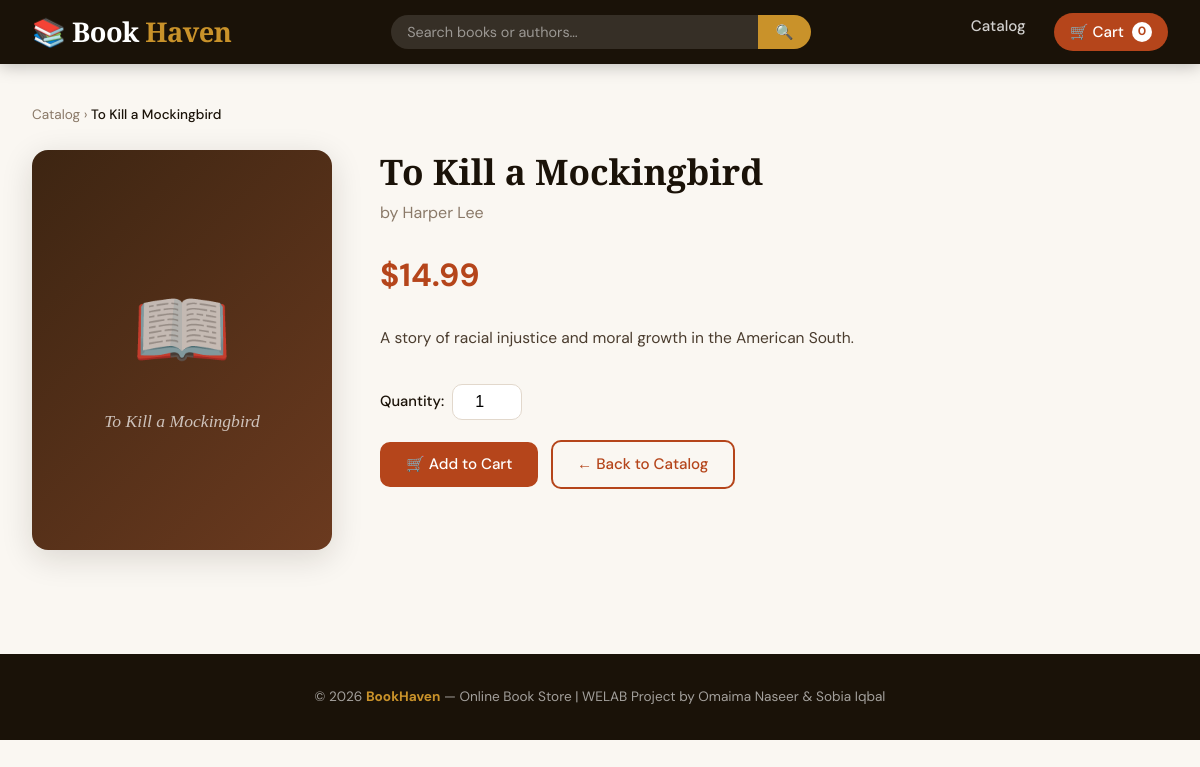
The page /book.php?id=2 on the database its author committed.
### tables this page shows
CREATE TABLE IF NOT EXISTS books (
    id         INT            NOT NULL AUTO_INCREMENT,
    title      VARCHAR(255)   NOT NULL,
    author     VARCHAR(150)   NOT NULL,
    price      DECIMAL(8,2)   NOT NULL CHECK (price > 0),
    image      VARCHAR(255)   DEFAULT NULL,
    description TEXT          DEFAULT NULL,
    created_at TIMESTAMP      NOT NULL DEFAULT CURRENT_TIMESTAMP,
    PRIMARY KEY (id)
);

### config.php (called while the page is built, shortened)
<?php
function e(string $str): string {
    return htmlspecialchars($str, ENT_QUOTES, 'UTF-8');
}

### book.php (the view, shortened to what this page needs)
<?php
require_once __DIR__ . '/config.php';
$id = (int)($_GET['id'] ?? 0);
$db = getDB();
$stmt = $db->prepare("SELECT * FROM books WHERE id = ?");
$stmt->execute([$id]);
$book = $stmt->fetch();
include __DIR__ . '/partials/header.php';
?>
<div class="container">
  <p class="breadcrumb">
    <a href="/obs/index.php">Catalog</a> › <span><?= e($book['title']) ?></span>
  </p>
  <div class="book-detail">
    <div class="cover-wrap">
      <?php if (!empty($book['image']) && file_exists(__DIR__ . '/images/' . $book['image'])): ?>
        <img src="/obs/images/<?= e($book['image']) ?>" alt="<?= e($book['title']) ?>">
      <?php else: ?>
        <div style="display:flex;flex-direction:column;align-items:center;justify-content:center;color:rgba(255,255,255,.7);padding:2rem;text-align:center;">
          <div style="font-size:5rem;">📖</div>
          <div style="font-family:var(--font-head);font-size:1.1rem;font-style:italic;margin-top:1rem;line-height:1.3;"><?= e($book['title']) ?></div>
        </div>
      <?php endif; ?>
    </div>
    <div class="detail-info">
      <h1><?= e($book['title']) ?></h1>
      <div class="author">by <?= e($book['author']) ?></div>
      <div class="detail-price">$<?= number_format($book['price'], 2) ?></div>
      <?php if (!empty($book['description'])): ?>
        <p class="description"><?= e($book['description']) ?></p>
      <?php endif; ?>
      <form action="/obs/cart.php" method="POST">
        <div class="qty-input">
          <label for="qty">Quantity:</label>
          <input type="number" id="qty" name="qty" value="1" min="1" max="99">
        </div>
        <button type="submit" class="btn btn-primary">🛒 Add to Cart</button>
        <a href="/obs/index.php" class="btn btn-outline">← Back to Catalog</a>
      </form>
    </div>
  </div>
</div>
<?php include __DIR__ . '/partials/footer.php'; ?>

### style.css (style rules this page uses)
:root { --ink: #1a1208; --cream: #faf7f2; --warm: #f5ede0; --accent: #b5451b; --accent-lt: #d9623a; --gold: #c9922a; --muted: #8a7968; --border: #e2d8cc; --card-bg: #ffffff; --shadow: 0 2px 12px rgba(26,18,8,.08); --shadow-lg: 0 8px 32px rgba(26,18,8,.14); --radius: 10px; --radius-lg: 16px; --font-head: 'Playfair Display', Georgia, serif; --font-body: 'DM Sans', system-ui, sans-serif; --transition: .2s ease; }
*, *::before, *::after { box-sizing: border-box; margin: 0; padding: 0; }
body { font-family: var(--font-body); background: var(--cream); color: var(--ink); line-height: 1.6; min-height: 100vh; }
a { color: var(--accent); text-decoration: none; }
.btn { display: inline-block; padding: .65rem 1.5rem; border-radius: var(--radius); font-family: var(--font-body); font-weight: 500; font-size: .95rem; cursor: pointer; transition: all var(--transition); border: 2px solid transparent; text-align: center; }
.btn-primary { background: var(--accent); color: #fff; border-color: var(--accent); }
.btn-outline { background: transparent; border-color: var(--accent); color: var(--accent); }
.container { max-width: 1200px; margin: 0 auto; padding: 2.5rem 2rem; }
.book-detail { display: grid; grid-template-columns: 300px 1fr; gap: 3rem; align-items: start; }
.book-detail .cover-wrap { border-radius: var(--radius-lg); overflow: hidden; box-shadow: var(--shadow-lg); aspect-ratio: 3/4; background: linear-gradient(135deg, #3d2512, #6b3a1f); display: flex; align-items: center; justify-content: center; }
.book-detail .detail-info h1 { font-family: var(--font-head); font-size: 2.2rem; line-height: 1.2; margin-bottom: .5rem; }
.book-detail .detail-info .author { color: var(--muted); font-size: 1rem; margin-bottom: 1.5rem; }
.book-detail .detail-price { font-size: 2rem; font-weight: 700; color: var(--accent); margin-bottom: 1.5rem; }
.book-detail .description { color: #4a3c2e; line-height: 1.75; margin-bottom: 2rem; font-size: .97rem; }
.breadcrumb { font-size: .85rem; color: var(--muted); margin-bottom: 1.5rem; }
.breadcrumb a { color: var(--muted); }
.breadcrumb span { color: var(--ink); font-weight: 500; }
.qty-input { display: flex; align-items: center; gap: .5rem; margin-bottom: 1.25rem; }
.qty-input label { font-weight: 500; font-size: .92rem; }
.qty-input input[type="number"] { width: 70px; padding: .5rem .75rem; border: 1.5px solid var(--border); border-radius: var(--radius); font-size: 1rem; text-align: center; }

### rows shown on the page
books: title "To Kill a Mockingbird", author "Harper Lee", price "14.99", description "A story of racial injustice and moral growth in the American South."

### other values the page prints
$cartCount "0"
